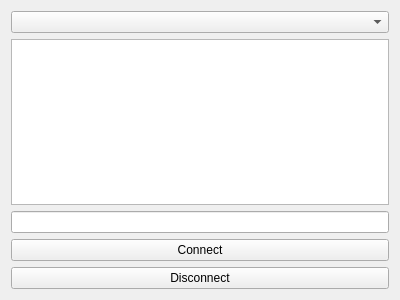
<?xml version="1.0" encoding="UTF-8"?>
<ui version="4.0">
 <class>DccEx</class>
 <widget class="QWidget" name="DccEx">
  <property name="geometry">
   <rect>
    <x>0</x>
    <y>0</y>
    <width>400</width>
    <height>300</height>
   </rect>
  </property>
  <property name="windowTitle">
   <string>DCC-EX</string>
  </property>
  <layout class="QVBoxLayout" name="verticalLayout">
   <item>
    <widget class="QComboBox" name="serialPortComboBox"/>
   </item>
   <item>
    <widget class="QTextEdit" name="consoleOutput"/>
   </item>
   <item>
    <widget class="QLineEdit" name="consoleInput"/>
   </item>
   <item>
    <widget class="QPushButton" name="connectButton">
     <property name="text">
      <string>Connect</string>
     </property>
    </widget>
   </item>
   <item>
    <widget class="QPushButton" name="disconnectButton">
     <property name="text">
      <string>Disconnect</string>
     </property>
    </widget>
   </item>
  </layout>
 </widget>
 <resources/>
 <connections/>
</ui>
